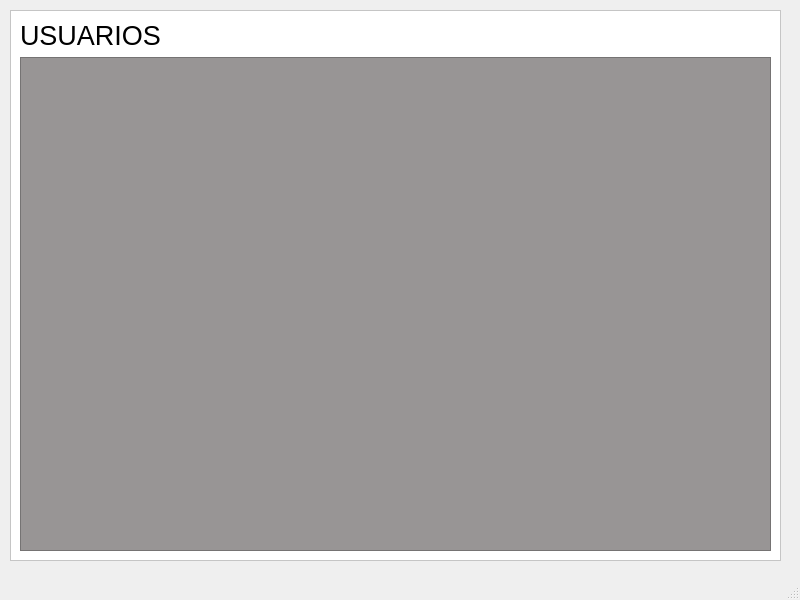
<?xml version="1.0" encoding="UTF-8"?>
<ui version="4.0">
 <class>MainWindow</class>
 <widget class="QMainWindow" name="MainWindow">
  <property name="geometry">
   <rect>
    <x>0</x>
    <y>0</y>
    <width>800</width>
    <height>600</height>
   </rect>
  </property>
  <property name="windowTitle">
   <string>MainWindow</string>
  </property>
  <widget class="QWidget" name="centralwidget">
   <widget class="QFrame" name="frame">
    <property name="geometry">
     <rect>
      <x>10</x>
      <y>10</y>
      <width>771</width>
      <height>551</height>
     </rect>
    </property>
    <property name="styleSheet">
     <string notr="true">background-color: rgb(255, 255, 255);</string>
    </property>
    <property name="frameShape">
     <enum>QFrame::StyledPanel</enum>
    </property>
    <property name="frameShadow">
     <enum>QFrame::Raised</enum>
    </property>
    <layout class="QGridLayout" name="gridLayout">
     <item row="0" column="0">
      <widget class="QLabel" name="label">
       <property name="font">
        <font>
         <pointsize>20</pointsize>
        </font>
       </property>
       <property name="styleSheet">
        <string notr="true">color: rgb(0, 0, 0);</string>
       </property>
       <property name="text">
        <string>USUARIOS</string>
       </property>
      </widget>
     </item>
     <item row="1" column="0">
      <widget class="QTableWidget" name="tableWidget">
       <property name="styleSheet">
        <string notr="true">background-color: rgb(152, 149, 149);</string>
       </property>
      </widget>
     </item>
    </layout>
   </widget>
  </widget>
  <widget class="QMenuBar" name="menubar">
   <property name="geometry">
    <rect>
     <x>0</x>
     <y>0</y>
     <width>800</width>
     <height>22</height>
    </rect>
   </property>
  </widget>
  <widget class="QStatusBar" name="statusbar"/>
 </widget>
 <resources/>
 <connections/>
</ui>
